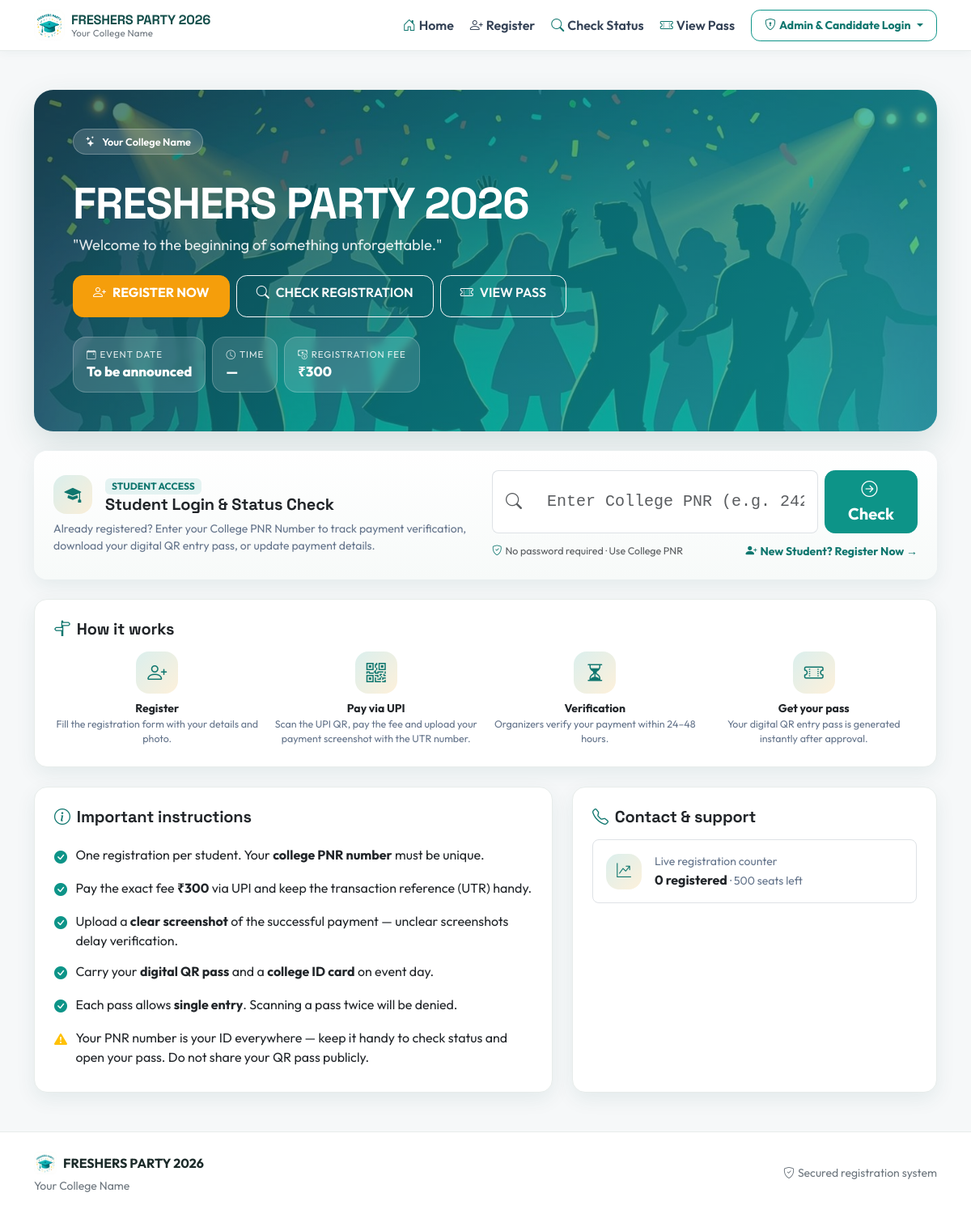
The page / on the database its author committed.
### tables this page shows
CREATE TABLE IF NOT EXISTS event_settings (
  id                   TINYINT UNSIGNED NOT NULL,
  event_name           VARCHAR(120)  NOT NULL DEFAULT 'FRESHERS PARTY 2026',
  college_name         VARCHAR(150)  NOT NULL DEFAULT 'Your College Name',
  event_date           DATE          DEFAULT NULL,
  start_time           TIME          DEFAULT NULL,
  end_time             TIME          DEFAULT NULL,
  registration_fee     DECIMAL(10,2) NOT NULL DEFAULT 300.00,
  currency             VARCHAR(5)    NOT NULL DEFAULT 'INR',
  upi_id               VARCHAR(100)  DEFAULT 'example@upi',
  payment_qr           VARCHAR(255)  DEFAULT NULL,
  college_logo         VARCHAR(255)  DEFAULT NULL,
  event_banner         VARCHAR(255)  DEFAULT NULL,
  event_logo           VARCHAR(255)  DEFAULT NULL,
  max_participants     INT UNSIGNED  NOT NULL DEFAULT 500,
  registration_status  ENUM('OPEN','CLOSED') NOT NULL DEFAULT 'OPEN',
  payment_status       ENUM('OPEN','CLOSED') NOT NULL DEFAULT 'OPEN',
  entry_status         ENUM('OPEN','CLOSED') NOT NULL DEFAULT 'OPEN',
  contact_number       VARCHAR(20)   DEFAULT NULL,
  contact_email        VARCHAR(120)  DEFAULT NULL,
  created_at           DATETIME      NOT NULL DEFAULT CURRENT_TIMESTAMP,
  updated_at           DATETIME      NOT NULL DEFAULT CURRENT_TIMESTAMP ON UPDATE CURRENT_TIMESTAMP,
  PRIMARY KEY (id)
);

### index.php (the view, shortened to what the rows shown need)
<?php
require_once __DIR__ . '/includes/functions.php';
$settings = get_settings();
$fee      = setting('registration_fee', '300');
$regOpen  = (string) $settings['registration_status'] === 'OPEN';
try {
    $counts = db()->query(
        "SELECT
           (SELECT COUNT(*) FROM students) AS total,
           (SELECT COUNT(*) FROM students WHERE payment_status = 'APPROVED') AS paid,
           (SELECT COUNT(*) FROM students WHERE entry_status = 'ENTERED') AS entered"
    )->fetch();
} catch (Throwable $ex) {
    $counts = ['total' => 0, 'paid' => 0, 'entered' => 0];
}
$maxParticipants = (int) setting('max_participants', 500);
$seatsLeft       = max(0, $maxParticipants - (int) $counts['total']);
$full            = $regOpen && $seatsLeft <= 0;
include __DIR__ . '/includes/header.php';
?>
<section class="hero-section mb-4" aria-label="Event hero">
  <div class="hero-content p-4 p-md-5">
    <span class="hero-kicker mb-3"><i class="bi bi-stars"></i><?= e($settings['college_name']) ?></span>
    <h1 class="hero-title mt-3 mb-2"><?= e($settings['event_name']) ?></h1>
    <p class="hero-sub mb-4">"Welcome to the beginning of something unforgettable."</p>
    <div class="d-flex flex-wrap gap-2 justify-content-center justify-content-lg-start hero-actions mb-4">
      <?php if ($regOpen && !$full): ?>
        <a class="btn btn-amber btn-lg px-4 fw-bold" href="<?= e(base_url('register.php')) ?>">
        </a>
      <?php elseif ($regOpen && $full): ?>
        <button class="btn btn-light btn-lg px-4 fw-bold" disabled>
          <i class="bi bi-person-x me-2"></i>Registration is Full
        </button>
      <?php else: ?>
        <button class="btn btn-light btn-lg px-4 fw-bold" disabled>
          <i class="bi bi-slash-circle me-2"></i>Registration Closed
        </button>
      <?php endif; ?>
      <a class="btn btn-outline-light btn-lg px-4" href="<?= e(base_url('status.php')) ?>">
      </a>
      <a class="btn btn-outline-light btn-lg px-4" href="<?= e(base_url('pass.php')) ?>">
      </a>
    </div>
    <div class="d-flex flex-wrap gap-2 justify-content-center justify-content-lg-start">
      <div class="hero-chip">
      </div>
      <div class="hero-chip">
      </div>
      <div class="hero-chip">
        <div class="chip-label"><i class="bi bi-cash-coin me-1"></i>Registration Fee</div>
        <div class="chip-value"><?= e(money($fee)) ?></div>
      </div>
    </div>
  </div>
</section>
<section class="student-portal-section mb-4" aria-label="Student Login and Registration">
  <div class="card card-shadow border-0 overflow-hidden" style="background: linear-gradient(180deg, #ffffff 0%, #f7faf9 100%);">
    <div class="card-body p-3 p-md-4">
      <div class="row align-items-center g-3">
        <div class="col-lg-6">
          <div class="d-flex align-items-center gap-3 mb-2">
            <div>
              <h2 class="h5 fw-bold mb-0">Student Login &amp; Status Check</h2>
            </div>
          </div>
        </div>
      </div>
    </div>
  </div>
</section>
<div class="row g-4 mb-4">
  <div class="col-12">
    <div class="card card-shadow h-100">
      <div class="card-body p-4">
        <h2 class="h5 fw-bold mb-3"><i class="bi bi-signpost-split me-2 text-teal"></i>How it works</h2>
      </div>
    </div>
  </div>
</div>
<div class="row g-4">
  <div class="col-lg-7">
    <div class="card card-shadow h-100">
      <div class="card-body p-4">
        <h2 class="h5 fw-bold mb-3"><i class="bi bi-info-circle me-2 text-teal"></i>Important instructions</h2>
        <ul class="instruction-list mb-0">
          <li><i class="bi bi-check-circle-fill"></i><span>Pay the exact fee <strong><?= e(money($fee)) ?></strong> via UPI and keep the transaction reference (UTR) handy.</span></li>
        </ul>
      </div>
    </div>
  </div>
  <div class="col-lg-5">
    <div class="card card-shadow h-100">
      <div class="card-body p-4">
        <h2 class="h5 fw-bold mb-3"><i class="bi bi-telephone me-2 text-teal"></i>Contact &amp; support</h2>
        <div class="d-flex align-items-center gap-3 p-3 bg-white rounded-3 border">
          <span>
            <span class="d-block small text-muted-2">Live registration counter</span>
            <strong><?= (int) $counts['total'] ?> registered</strong>
            <span class="text-muted-2 small"> · <?= $seatsLeft ?> seats left</span>
          </span>
        </div>
      </div>
    </div>
  </div>
</div>
<?php include __DIR__ . '/includes/footer.php'; ?>

### includes/header.php (shortened to what the rows shown need)
<?php
require_once __DIR__ . '/functions.php';
$settings    = get_settings();
$bodyClass   = $bodyClass ?? '';
$hideNav     = $hideNav ?? false;
$regOpen     = (string) $settings['registration_status'] === 'OPEN';
$eventLogo   = $settings['event_logo'] ?: 'assets/images/event-logo.png';
?>
<!doctype html>
<html lang="en">
<head>
<link rel="stylesheet" href="https://cdnjs.cloudflare.com/ajax/libs/bootstrap/5.3.3/css/bootstrap.min.css">
<link rel="stylesheet" href="https://cdnjs.cloudflare.com/ajax/libs/bootstrap-icons/1.11.3/font/bootstrap-icons.min.css">
<link rel="stylesheet" href="<?= e(base_url('assets/css/style.css')) ?>">
</head>
<body class="d-flex flex-column min-vh-100 <?= e($bodyClass) ?>">
<?php if (!$hideNav): ?>
<nav class="navbar navbar-expand-lg sticky-top site-nav" aria-label="Main navigation">
  <div class="container">
    <a class="navbar-brand d-flex align-items-center gap-2" href="<?= e(base_url('index.php')) ?>">
      <img src="<?= e(base_url($eventLogo)) ?>" alt="<?= e($settings['event_name']) ?> logo" width="38" height="38" class="rounded-3">
      <span class="d-flex flex-column lh-1">
        <strong class="brand-title"><?= e($settings['event_name']) ?></strong>
        <small class="text-secondary brand-sub"><?= e($settings['college_name']) ?></small>
      </span>
    </a>
    <div class="collapse navbar-collapse" id="mainNav">
      <ul class="navbar-nav ms-auto align-items-lg-center gap-lg-1 py-3 py-lg-0 text-center text-lg-start">
        <li class="nav-item">
          <a class="nav-link py-2" href="<?= e(base_url('index.php')) ?>"><i class="bi bi-house-door me-1 text-teal"></i>Home</a>
        </li>
        <li class="nav-item">
          <a class="nav-link py-2 <?= $regOpen ? '' : 'disabled' ?>" href="<?= e(base_url('register.php')) ?>"><i class="bi bi-person-plus me-1 text-amber"></i>Register</a>
        </li>
        <li class="nav-item">
          <a class="nav-link py-2" href="<?= e(base_url('status.php')) ?>"><i class="bi bi-search me-1 text-teal"></i>Check Status</a>
        </li>
        <li class="nav-item">
          <a class="nav-link py-2" href="<?= e(base_url('pass.php')) ?>"><i class="bi bi-ticket-perforated me-1 text-teal"></i>View Pass</a>
        </li>
        <li class="nav-item dropdown my-2 my-lg-0 ms-lg-2">
          <a class="btn btn-outline-teal btn-sm dropdown-toggle fw-bold px-3 py-2 w-100 w-lg-auto d-inline-flex align-items-center justify-content-center gap-1" href="#" role="button" data-bs-toggle="dropdown" aria-expanded="false">
            <i class="bi bi-shield-lock"></i> Admin &amp; Candidate Login
          </a>
        </li>
      </ul>
    </div>
  </div>
</nav>
<?php endif; ?>
<main class="flex-grow-1 d-flex flex-column">
<div class="container py-4 py-md-5">

### includes/footer.php (shortened to what the rows shown need)
<?php
$settings = get_settings();
?>
</div>
</main>
<footer class="site-footer mt-auto">
  <div class="container py-4">
    <div class="row g-4 align-items-center">
      <div class="col-md-6 text-center text-md-start">
        <div class="d-flex align-items-center justify-content-center justify-content-md-start gap-2 mb-1">
          <img src="<?= e(base_url($settings['event_logo'] ?: 'assets/images/event-logo.png')) ?>" alt="" width="28" height="28" class="rounded-2">
          <strong><?= e($settings['event_name']) ?></strong>
        </div>
        <div class="small text-secondary">
          <?= e($settings['college_name']) ?><?= $settings['event_date'] ? ' · ' . e(date_short((string) $settings['event_date'])) : '' ?>
        </div>
      </div>
    </div>
  </div>
</footer>
</body>
</html>

### rows shown on the page
event_settings: event_name "FRESHERS PARTY 2026", college_name "Your College Name", registration_fee "₹300", max_participants "500"

### other values the page prints
$s[1] "Register"
$s[2] "Fill the registration form with your details and photo."
$s[1] "Pay via UPI"
$s[2] "Scan the UPI QR, pay the fee and upload your payment screenshot with the UTR number."
$s[1] "Verification"
$s[2] "Organizers verify your payment within 24–48 hours."
$s[1] "Get your pass"
$s[2] "Your digital QR entry pass is generated instantly after approval."
$counts['total'] "0"
